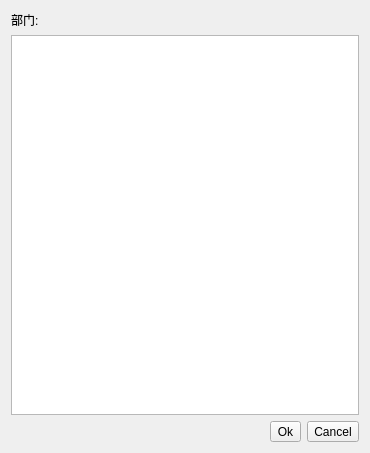
<?xml version="1.0" encoding="UTF-8"?>
<ui version="4.0">
 <class>EmpListDialog</class>
 <widget class="QDialog" name="EmpListDialog">
  <property name="geometry">
   <rect>
    <x>0</x>
    <y>0</y>
    <width>370</width>
    <height>453</height>
   </rect>
  </property>
  <property name="windowTitle">
   <string>选择员工</string>
  </property>
  <layout class="QVBoxLayout" name="verticalLayout">
   <item>
    <layout class="QGridLayout" name="gridLayout_2">
     <item row="0" column="1">
      <widget class="QkSearchEditBox" name="qksearcheditbox"/>
     </item>
     <item row="0" column="0">
      <widget class="QLabel" name="label">
       <property name="sizePolicy">
        <sizepolicy hsizetype="Fixed" vsizetype="Fixed">
         <horstretch>0</horstretch>
         <verstretch>0</verstretch>
        </sizepolicy>
       </property>
       <property name="text">
        <string>部门:</string>
       </property>
      </widget>
     </item>
    </layout>
   </item>
   <item>
    <widget class="QTableView" name="tableView"/>
   </item>
   <item>
    <layout class="QGridLayout" name="gridLayout">
     <item row="0" column="2">
      <widget class="QToolButton" name="cancleButton">
       <property name="text">
        <string>Cancel</string>
       </property>
       <property name="icon">
        <iconset resource="../goinerp.qrc">
         <normaloff>:/image/cancel_48.png</normaloff>:/image/cancel_48.png</iconset>
       </property>
       <property name="iconSize">
        <size>
         <width>32</width>
         <height>32</height>
        </size>
       </property>
       <property name="toolButtonStyle">
        <enum>Qt::ToolButtonTextBesideIcon</enum>
       </property>
      </widget>
     </item>
     <item row="0" column="1">
      <widget class="QToolButton" name="okButton">
       <property name="text">
        <string>Ok</string>
       </property>
       <property name="icon">
        <iconset resource="../goinerp.qrc">
         <normaloff>:/image/apply.png</normaloff>:/image/apply.png</iconset>
       </property>
       <property name="iconSize">
        <size>
         <width>32</width>
         <height>32</height>
        </size>
       </property>
       <property name="toolButtonStyle">
        <enum>Qt::ToolButtonTextBesideIcon</enum>
       </property>
      </widget>
     </item>
     <item row="0" column="0">
      <spacer name="horizontalSpacer">
       <property name="orientation">
        <enum>Qt::Horizontal</enum>
       </property>
       <property name="sizeHint" stdset="0">
        <size>
         <width>40</width>
         <height>20</height>
        </size>
       </property>
      </spacer>
     </item>
    </layout>
   </item>
  </layout>
 </widget>
 <customwidgets>
  <customwidget>
   <class>QkSearchEditBox</class>
   <extends>QWidget</extends>
   <header>qksearcheditbox.h</header>
  </customwidget>
 </customwidgets>
 <resources>
  <include location="../goinerp.qrc"/>
 </resources>
 <connections/>
</ui>
